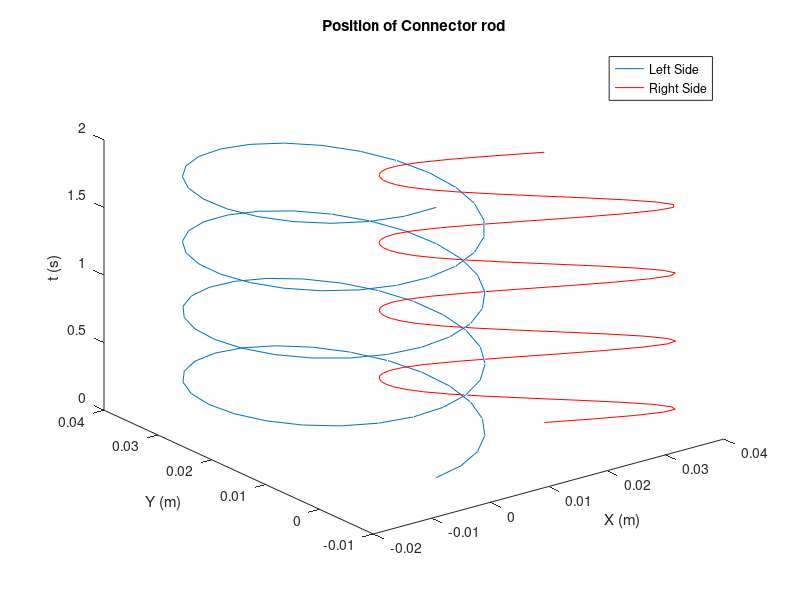
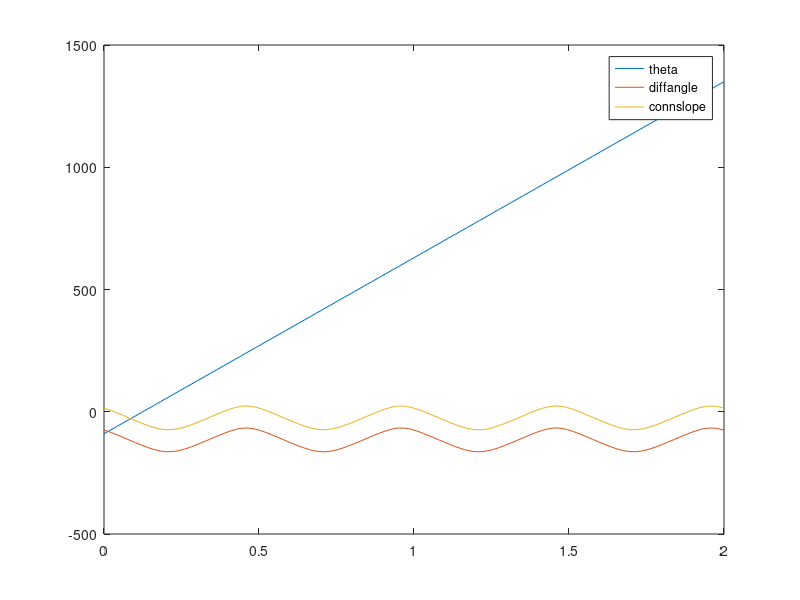
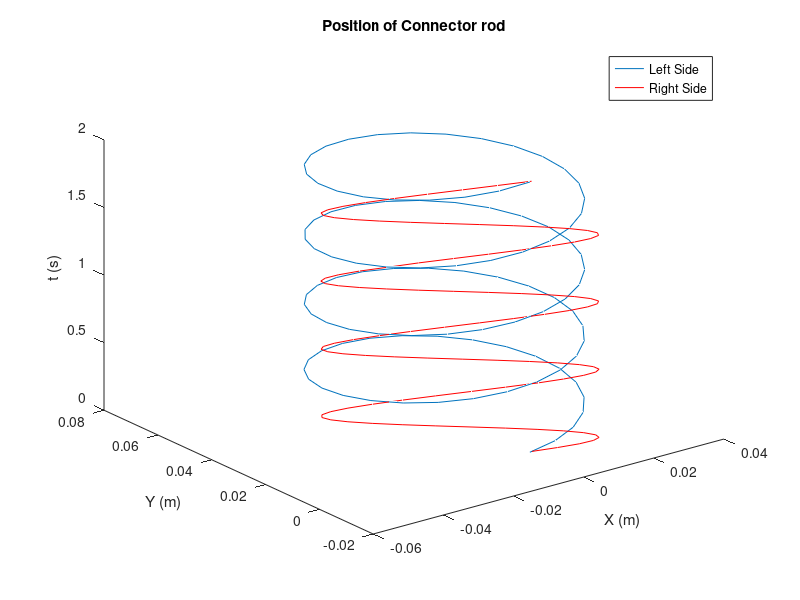
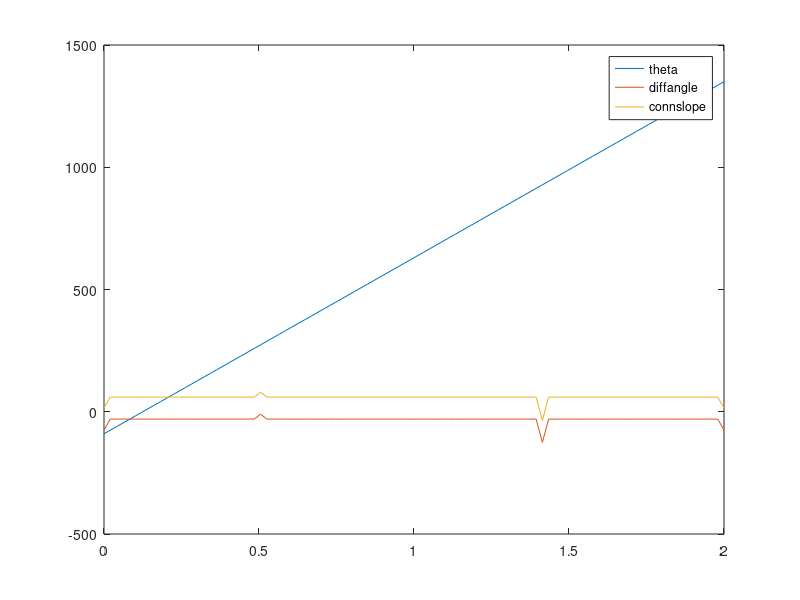

Write the MATLAB code that produced these figures, in order.
%estimation of power needed from motor
%need to calculate speed and force over the entire cycle
clc;clear;close all;

%%
strokemat=[];
strokinmat=[];

for L= [1,2,4,8]
    
for r=[.75,1.25,1.5]

%constants
numberofcycles=4;                   %number of cycles to run
t=linspace(0,.5*numberofcycles,100);%(seconds) time

mconv=1/39.37;                      %conversion constant to meters from inches
f=2;                                %(hz) frequency
omega=360*f;                        %(deg/s) rotational freq
speed=ones(size(t))*(f*pi*2*r*mconv);%(meters/s) speed of connector rod
phi=15;                             %degrees  angle of connector rod at intial conditions
L=L*mconv;                          %(meters) length of connecting rod
beta=30;                            %(degrees) angle between leg piston and bottom.
Fd=5;                               %(newtons) drag force
%%

%calculate path of left side of connector (circle)
theta=-90+omega*t;      %(degrees) angle of drive wheel
LeftY=(r+r.*sind(theta)).*mconv;  %(meters)y coordinate of left side of connector rod
LeftX=(r.*cosd(theta)).*mconv;    %(meters)y coordinate of left side of connector rod

%plot
figure
plot3(LeftX,LeftY,t)
title('Position of Connector rod')
xlabel('X (m)')
ylabel('Y (m)')
zlabel('t (s)')
hold on

%%
%initial conditions
LeftXo=0;
LeftYo=0;
RightXo=LeftXo+L.*cosd(phi);
RightYo=LeftYo+L.*sind(phi);

%calculate equation for track of leg piston
legslope=-tand(30);
yint=RightYo-legslope*RightXo;

%calculate position of right side of connector pin based on left side, a
%constant connector rod length and a constrained path for the right side
RightX=(-(2.*legslope.*yint-2.*LeftY.*legslope-2.*LeftX)+...   %-b+
    sqrt((2.*legslope.*yint-2.*LeftY.*legslope-2.*LeftX).^2-...%sqrt(b^2
4.*(legslope.^2+1)...                                           %-4A
.*(yint.^2-2.*LeftY.*yint+LeftY.^2+LeftX.^2-L.^2)))...          %C)
    /(2.*(legslope.^2+1));                                      %/2A
A=legslope.^2+1;
B=2.*legslope.*yint-2.*LeftY.*legslope-2.*LeftX;
C=yint.^2-2.*LeftY.*yint+LeftY.^2+LeftX.^2-L.^2;

RightY=legslope.*RightX+yint;

%plot
plot3(RightX,RightY,t,'r')
legend('Left Side', 'Right Side')

%%
%calculate angles and forces
connslope=(RightY-LeftY)./(RightX-LeftX);  %slope of connector rod
connangle=atand(connslope);
alpha=connangle+beta;  %(degrees) angle between connector rod and leg piston
weightoflegandfoot=(.01+.2)*9.81;

F2=ones(size(t))*Fd/cosd(beta);               %force through leg piston
%if leg is traveling upwards, replace drag forces with weight of leg and
%foot
Xchange=diff(RightX);
Ychange=diff(RightY);
ind=find(Ychange>0);
F2(ind)=weightoflegandfoot;

F1= abs(cosd(alpha).*F2);             %force through connecting rod

%check that distance does not change
distance=sqrt((RightY-LeftY).^2+(RightX-LeftX).^2);
% figure
% plot(t,distance)

%calculate stroke length
stroke=sqrt((max(RightY)-min(RightY))^2+(min(RightX)-max(RightX))^2)
strokin=stroke/mconv
strokemat=[strokemat,stroke];
strokinmat=[strokinmat,strokin];


%calculate power needed
power=F1.*speed;

%
radialslope=r*sind(theta)/(r*cosd(theta));
perpslope=-1/radialslope;
perpangle=atand(perpslope);
diffangle=connangle-perpangle;
figure
plot(t,theta,t,diffangle,t,atand(connslope))
legend('theta','diffangle','connslope')

perpforce=F1.*cosd(diffangle);
Torque=abs(perpforce)*r*mconv;

% 
% %motor torque speed plots
% figure
% plot(t,Torque);
% xlabel('t')
% ylabel('Torque (Nm)')
% 
% figure
% plot(ones(size(Torque))*120,Torque)
% xlabel('speed')
% ylabel('Torque')
% hold on
% 
% C13peaktorque=.053;
% C13L19spdtrqgrad=1/(-164.715*141.6119);
% spd=0:5:1500;
% C13trq=C13L19spdtrqgrad*spd+C13peaktorque;
% plot(spd,C13trq,'r')
% 
% C13gradw4gr=C13L19spdtrqgrad*4.28;
% C13trq2=C13gradw4gr*spd+C13peaktorque*4.28;
% plot(spd,C13trq2,'r-.')
% 
% C13gradw5gr=C13L19spdtrqgrad*5.18;
% C13trq3=C13gradw5gr*spd+C13peaktorque*5.18;
% plot(spd,C13trq3,'r--')
% 
% C13gradw7gr=C13L19spdtrqgrad*6.75;
% C13trq4=C13gradw7gr*spd+C13peaktorque*6.75;
% plot(spd,C13trq4,'r.')
% 
% %%flat motor
% 
% EC20peaktorque=.0075;
% EC20spdtrqgrad=-1/(515000);
% trq=EC20spdtrqgrad*spd+EC20peaktorque;
% plot(spd,trq,'g')
% 
% EC20gradw4gr=EC20spdtrqgrad*29;
% EC20trq2=EC20gradw4gr*spd+EC20peaktorque*29;
% plot(spd,EC20trq2,'g-.')
% 
% EC20gradw5gr=EC20spdtrqgrad*53;
% EC20trq3=EC20gradw5gr*spd+EC20peaktorque*53;
% plot(spd,EC20trq3,'g--')
% 
% EC20gradw7gr=EC20spdtrqgrad*62;
% EC20trq4=EC20gradw7gr*spd+EC20peaktorque*62;
% plot(spd,EC20trq4,'g.')
% 
% legend('Goal Torque','C13L19','C13L19w4GR','C13L19w5GR','C13L19w7GR','EC20','EC20w4GR','EC20w5GR','EC20w7GR')
% 
% % forcevec(1)=F1*cosd(connangle);
% % forcevec(2)=F1*sind(connangle);
% % perpvec(1)=cosd(perpangle);
% % perpvec(2)=sind(perpangle);
% 
% 
% 
% 
%%
% %plots
% figure
% subplot(1,3,1)
% plot(t,F1);
% title('Force')
% ylabel('N')
% xlabel('time')
% subplot(1,3,2)
% plot(t,speed)
% title('Speed')
% ylabel('m/s')
% xlabel('time')
% subplot(1,3,3)
% plot(t,power)
% title('Power')
% ylabel('W')
% xlabel('time')
end
end

figure
plot([.75,1.25,1.5],strokinmat(1:3),[.75,1.25,1.5],strokinmat(4:6),...
    [.75,1.25,1.5],strokinmat(7:9),[.75,1.25,1.5],strokinmat(10:12));
xlabel('Wheel radius (in)')
ylabel('Stroke Length (in)')
legend('phi=1','phi=5','phi=15','phi=20')
